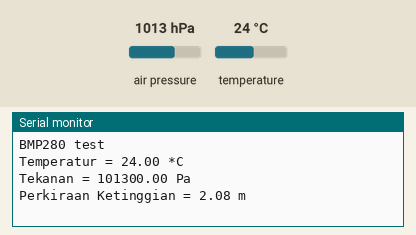
The sketch below on a simulated Arduino Uno, built with avr-gcc and run on an emulated ATmega328P. On the bench: the last lines printed to the serial monitor. Inputs (shaded band) come from the test bench; at power-on: air pressure 1013 hPa, temperature 24 °C.

Above: at 1.2 s.
1.3 s: air pressure set to 952 hPa
At 2.7 s:
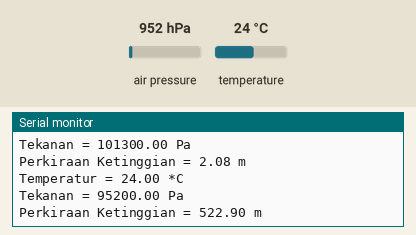
3.6 s: temperature set to 12 °C
At 4.8 s:
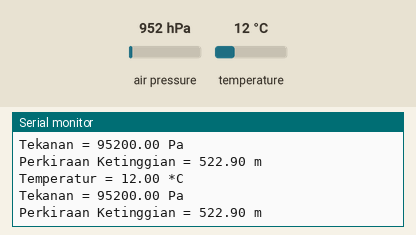
5.9 s: air pressure set to 975 hPa
At 7.0 s:
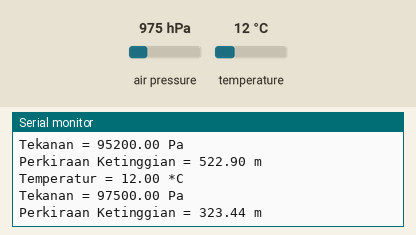
Timing chart, 0 to 8.9 s (numbered marks = the images above; inputs shaded):
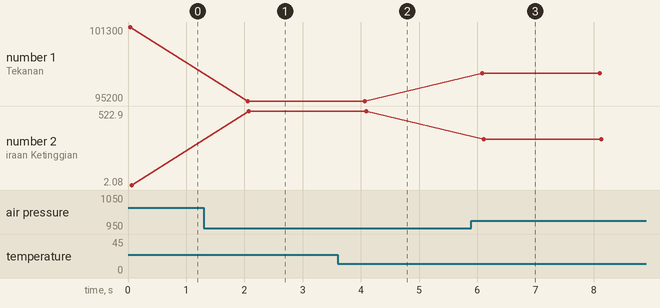

Measured:
- after the input at 1.3 s, the serial monitor: prints a new line after 0.75 s (image 1)
- after the input at 3.6 s, the serial monitor: prints a new line after 0.45 s (image 2)
- after the input at 5.9 s, the serial monitor: prints a new line after 0.19 s (image 3)
- plotted number 1: 101300 → 95200 after the input at 1.3 s, 95200 → 97500 after the input at 5.9 s
- plotted number 2: 2.08 → 522.9 after the input at 1.3 s, 522.9 → 323.44 after the input at 5.9 s

The sketch:

bmp.ino
```cpp
/* Program Sensor BMP280
 * Diadaptasi dari https://github.com/adafruit/Adafruit_BMP280_Library
 * Dimodifikasi oleh: Afif Fahreza / 18219058
 */

// Import Library Wire untuk komunikasi dan BMP280 dari Adafruit untuk sensor
#include <Wire.h>
#include <Adafruit_BMP280.h>

// Variable sensor
Adafruit_BMP280 bmp;

void setup() {
      // Memulai komunikasi serial
  Serial.begin(9600);
  Serial.println(F("BMP280 test"));

      // Memulai komunikasi dengan sensor pada address 0x76
    // Memberikan alert jika sensor tidak terdeteksi
  if (!bmp.begin(0x76)) {
    Serial.println(F("Tidak menemukan sensor BMP280, cek kembali kabel!"));
    while (1);
      }

      // Setting BMP280 default dari datasheet
  bmp.setSampling(Adafruit_BMP280::MODE_NORMAL,     // Mode operasi
              Adafruit_BMP280::SAMPLING_X2,     // Oversampling temperatur
              Adafruit_BMP280::SAMPLING_X16,    // Oversampling tekanan
              Adafruit_BMP280::FILTER_X16,      // Filter
              Adafruit_BMP280::STANDBY_MS_500); // Waktu standby
}

void loop() {

      // Membaca temperatur
  Serial.print(F("Temperatur = "));
  Serial.print(bmp.readTemperature());
  Serial.println(" *C");

      // Membaca tekanan
  Serial.print(F("Tekanan = "));
  Serial.print(bmp.readPressure());
  Serial.println(" Pa");

      // Membaca ketinggian
  Serial.print(F("Perkiraan Ketinggian = "));
  Serial.print(bmp.readAltitude(1013.25));
  Serial.println(" m");

  Serial.println();
  delay(2000);
}
```
